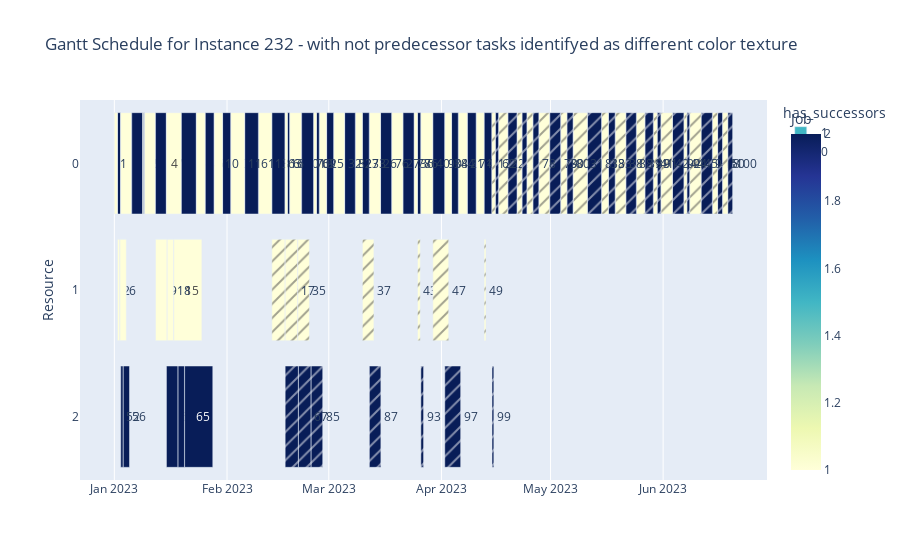

The code cell stored with this chart in its notebook:
### Code cell
solutions_filepath = "../data/solutions/MMTSP-SAC_swap/"
instances_path = "../data/input/HRTInstances"

instance = read_input_files.read_file(
    os.path.join(instances_path, f"Instance_{instance_number}.txt")
)

df = read_solutions_files.get_solution_from_instance(
    solutions_filepath, instances_path, instance_number
).sort_values("Resource")
# gantt.plot_gantt_chart(df, instance_number)
gantt.plot_gantt_chart_with_predecessor_flag(
    prepare_resources.add_predecessor_flag(df, instance), instance_number
)
